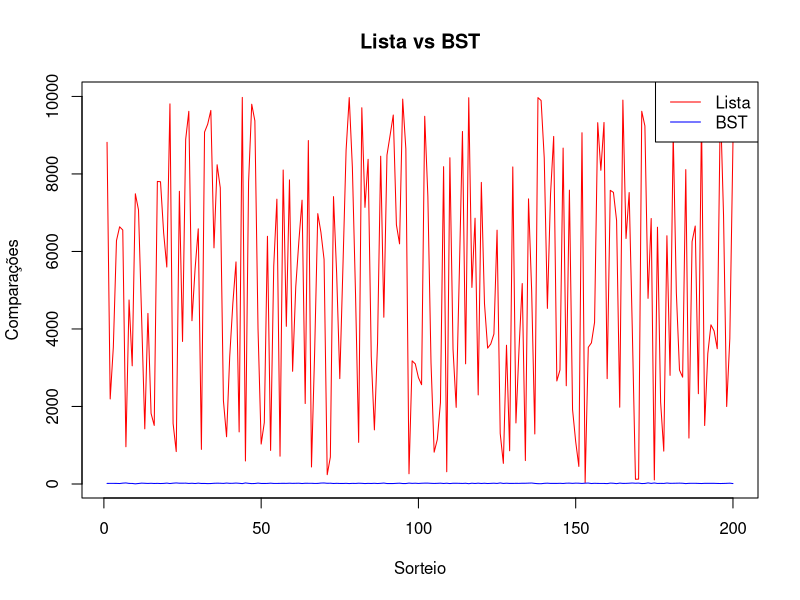

Write R code to recreate this figure.
dados <- read.csv("results.csv")

plot(dados$list_comparisons, type="l", col="red",
     xlab="Sorteio", ylab="Comparações", main="Lista vs BST")

lines(dados$bst_comparisons, col="blue")

legend("topright", legend=c("Lista", "BST"), col=c("red", "blue"), lty=1)
